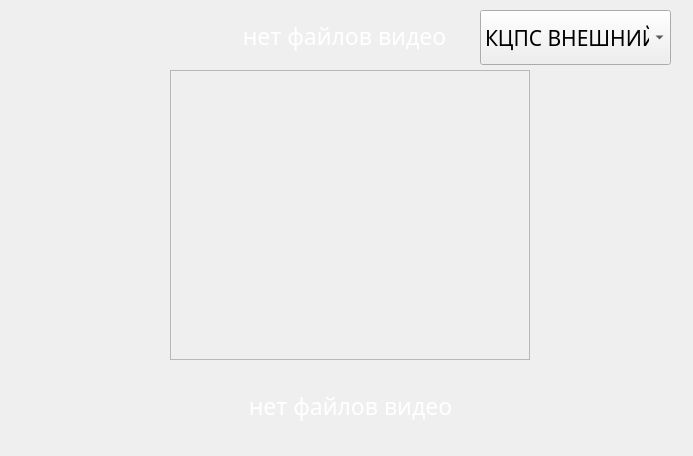
<?xml version="1.0" encoding="UTF-8"?>
<ui version="4.0">
 <class>ViewVideoClass</class>
 <widget class="QWidget" name="ViewVideoClass">
  <property name="windowModality">
   <enum>Qt::ApplicationModal</enum>
  </property>
  <property name="geometry">
   <rect>
    <x>0</x>
    <y>0</y>
    <width>693</width>
    <height>456</height>
   </rect>
  </property>
  <property name="windowTitle">
   <string>Form</string>
  </property>
  <property name="styleSheet">
   <string notr="true"/>
  </property>
  <widget class="QLabel" name="backgroundLbl">
   <property name="geometry">
    <rect>
     <x>0</x>
     <y>0</y>
     <width>692</width>
     <height>456</height>
    </rect>
   </property>
   <property name="styleSheet">
    <string notr="true">padding-right: 15px; /* make room for the arrows */
border-image: url(:/Pyramid/fon_next_menu.png);
border-width: 3;
</string>
   </property>
   <property name="text">
    <string/>
   </property>
  </widget>
  <widget class="QPushButton" name="left_video_but">
   <property name="geometry">
    <rect>
     <x>28</x>
     <y>320</y>
     <width>111</width>
     <height>111</height>
    </rect>
   </property>
   <property name="autoFillBackground">
    <bool>false</bool>
   </property>
   <property name="styleSheet">
    <string notr="true"> QPushButton:hover:pressed {
    padding-right: 15px; /* make room for the arrows */
	border-image: url(:/Pyramid/left_n.png);
     border-width: 3;}
 
QPushButton{
     padding-right: 15px; /* make room for the arrows */
	border-image: url(:/Pyramid/left.png);
     border-width: 3;}

 QPushButton:hover {
    padding-right: 15px; /* make room for the arrows */
	border-image: url(:/Pyramid/left.png);
     border-width: 3;}</string>
   </property>
   <property name="text">
    <string/>
   </property>
   <property name="flat">
    <bool>true</bool>
   </property>
  </widget>
  <widget class="QPushButton" name="right_video_but">
   <property name="geometry">
    <rect>
     <x>560</x>
     <y>320</y>
     <width>111</width>
     <height>111</height>
    </rect>
   </property>
   <property name="autoFillBackground">
    <bool>false</bool>
   </property>
   <property name="styleSheet">
    <string notr="true"> QPushButton:hover:pressed {
    padding-right: 15px; /* make room for the arrows */
	border-image: url(:/Pyramid/right_n.png);
     border-width: 3;}
 
QPushButton{
     padding-right: 15px; /* make room for the arrows */
	border-image: url(:/Pyramid/right.png);
     border-width: 3;}

 QPushButton:hover {
    padding-right: 15px; /* make room for the arrows */
	border-image: url(:/Pyramid/right.png);
     border-width: 3;}</string>
   </property>
   <property name="text">
    <string/>
   </property>
   <property name="flat">
    <bool>true</bool>
   </property>
  </widget>
  <widget class="QLabel" name="data_video_lbl">
   <property name="geometry">
    <rect>
     <x>150</x>
     <y>390</y>
     <width>401</width>
     <height>31</height>
    </rect>
   </property>
   <property name="palette">
    <palette>
     <active>
      <colorrole role="WindowText">
       <brush brushstyle="SolidPattern">
        <color alpha="255">
         <red>255</red>
         <green>255</green>
         <blue>255</blue>
        </color>
       </brush>
      </colorrole>
      <colorrole role="Text">
       <brush brushstyle="SolidPattern">
        <color alpha="255">
         <red>255</red>
         <green>255</green>
         <blue>255</blue>
        </color>
       </brush>
      </colorrole>
      <colorrole role="ButtonText">
       <brush brushstyle="SolidPattern">
        <color alpha="255">
         <red>255</red>
         <green>255</green>
         <blue>255</blue>
        </color>
       </brush>
      </colorrole>
     </active>
     <inactive>
      <colorrole role="WindowText">
       <brush brushstyle="SolidPattern">
        <color alpha="255">
         <red>255</red>
         <green>255</green>
         <blue>255</blue>
        </color>
       </brush>
      </colorrole>
      <colorrole role="Text">
       <brush brushstyle="SolidPattern">
        <color alpha="255">
         <red>255</red>
         <green>255</green>
         <blue>255</blue>
        </color>
       </brush>
      </colorrole>
      <colorrole role="ButtonText">
       <brush brushstyle="SolidPattern">
        <color alpha="255">
         <red>255</red>
         <green>255</green>
         <blue>255</blue>
        </color>
       </brush>
      </colorrole>
     </inactive>
     <disabled>
      <colorrole role="WindowText">
       <brush brushstyle="SolidPattern">
        <color alpha="255">
         <red>120</red>
         <green>120</green>
         <blue>120</blue>
        </color>
       </brush>
      </colorrole>
      <colorrole role="Text">
       <brush brushstyle="SolidPattern">
        <color alpha="255">
         <red>120</red>
         <green>120</green>
         <blue>120</blue>
        </color>
       </brush>
      </colorrole>
      <colorrole role="ButtonText">
       <brush brushstyle="SolidPattern">
        <color alpha="255">
         <red>120</red>
         <green>120</green>
         <blue>120</blue>
        </color>
       </brush>
      </colorrole>
     </disabled>
    </palette>
   </property>
   <property name="font">
    <font>
     <family>Trebuchet MS</family>
     <pointsize>17</pointsize>
     <stylestrategy>PreferDefault</stylestrategy>
    </font>
   </property>
   <property name="text">
    <string>нет файлов видео</string>
   </property>
   <property name="alignment">
    <set>Qt::AlignCenter</set>
   </property>
  </widget>
  <widget class="QLabel" name="statusVideo">
   <property name="geometry">
    <rect>
     <x>169</x>
     <y>20</y>
     <width>351</width>
     <height>31</height>
    </rect>
   </property>
   <property name="palette">
    <palette>
     <active>
      <colorrole role="WindowText">
       <brush brushstyle="SolidPattern">
        <color alpha="255">
         <red>255</red>
         <green>255</green>
         <blue>255</blue>
        </color>
       </brush>
      </colorrole>
      <colorrole role="Text">
       <brush brushstyle="SolidPattern">
        <color alpha="255">
         <red>255</red>
         <green>255</green>
         <blue>255</blue>
        </color>
       </brush>
      </colorrole>
      <colorrole role="ButtonText">
       <brush brushstyle="SolidPattern">
        <color alpha="255">
         <red>255</red>
         <green>255</green>
         <blue>255</blue>
        </color>
       </brush>
      </colorrole>
     </active>
     <inactive>
      <colorrole role="WindowText">
       <brush brushstyle="SolidPattern">
        <color alpha="255">
         <red>255</red>
         <green>255</green>
         <blue>255</blue>
        </color>
       </brush>
      </colorrole>
      <colorrole role="Text">
       <brush brushstyle="SolidPattern">
        <color alpha="255">
         <red>255</red>
         <green>255</green>
         <blue>255</blue>
        </color>
       </brush>
      </colorrole>
      <colorrole role="ButtonText">
       <brush brushstyle="SolidPattern">
        <color alpha="255">
         <red>255</red>
         <green>255</green>
         <blue>255</blue>
        </color>
       </brush>
      </colorrole>
     </inactive>
     <disabled>
      <colorrole role="WindowText">
       <brush brushstyle="SolidPattern">
        <color alpha="255">
         <red>120</red>
         <green>120</green>
         <blue>120</blue>
        </color>
       </brush>
      </colorrole>
      <colorrole role="Text">
       <brush brushstyle="SolidPattern">
        <color alpha="255">
         <red>120</red>
         <green>120</green>
         <blue>120</blue>
        </color>
       </brush>
      </colorrole>
      <colorrole role="ButtonText">
       <brush brushstyle="SolidPattern">
        <color alpha="255">
         <red>120</red>
         <green>120</green>
         <blue>120</blue>
        </color>
       </brush>
      </colorrole>
     </disabled>
    </palette>
   </property>
   <property name="font">
    <font>
     <family>Trebuchet MS</family>
     <pointsize>17</pointsize>
     <stylestrategy>PreferDefault</stylestrategy>
    </font>
   </property>
   <property name="text">
    <string>нет файлов видео</string>
   </property>
   <property name="alignment">
    <set>Qt::AlignCenter</set>
   </property>
  </widget>
  <widget class="QPushButton" name="send_video_but">
   <property name="enabled">
    <bool>true</bool>
   </property>
   <property name="geometry">
    <rect>
     <x>28</x>
     <y>30</y>
     <width>111</width>
     <height>111</height>
    </rect>
   </property>
   <property name="autoFillBackground">
    <bool>false</bool>
   </property>
   <property name="styleSheet">
    <string notr="true"> QPushButton:hover:pressed {
    padding-right: 15px; /* make room for the arrows */
	border-image: url(:/Pyramid/video_otpravit_n.png);
     border-width: 3;}
 
QPushButton{
     padding-right: 15px; /* make room for the arrows */
	border-image: url(:/Pyramid/video_otpravit.png);
     border-width: 3;}

 QPushButton:hover {
    padding-right: 15px; /* make room for the arrows */
	border-image: url(:/Pyramid/video_otpravit.png);
     border-width: 3;}</string>
   </property>
   <property name="text">
    <string/>
   </property>
   <property name="flat">
    <bool>true</bool>
   </property>
  </widget>
  <widget class="QLabel" name="captureLbl">
   <property name="geometry">
    <rect>
     <x>170</x>
     <y>70</y>
     <width>360</width>
     <height>290</height>
    </rect>
   </property>
   <property name="frameShape">
    <enum>QFrame::StyledPanel</enum>
   </property>
   <property name="text">
    <string/>
   </property>
   <property name="scaledContents">
    <bool>true</bool>
   </property>
  </widget>
  <widget class="QPushButton" name="playBut">
   <property name="geometry">
    <rect>
     <x>28</x>
     <y>180</y>
     <width>111</width>
     <height>111</height>
    </rect>
   </property>
   <property name="autoFillBackground">
    <bool>false</bool>
   </property>
   <property name="styleSheet">
    <string notr="true"> QPushButton:hover:pressed {
    padding-right: 15px; /* make room for the arrows */
	border-image: url(:/Pyramid/video_n1.png);
     border-width: 3;}
 
QPushButton{
     padding-right: 15px; /* make room for the arrows */
	border-image: url(:/Pyramid/video2.png);
     border-width: 3;}

 QPushButton:hover {
    padding-right: 15px; /* make room for the arrows */
	border-image: url(:/Pyramid/video2.png);
     border-width: 3;}
QPushButton:checked{
    padding-right: 15px; /* make room for the arrows */
	border-image: url(:/Pyramid/video_n1.png);
     border-width: 3;}
</string>
   </property>
   <property name="text">
    <string/>
   </property>
   <property name="checkable">
    <bool>true</bool>
   </property>
   <property name="checked">
    <bool>false</bool>
   </property>
   <property name="flat">
    <bool>true</bool>
   </property>
  </widget>
  <widget class="QPushButton" name="delVideoBut">
   <property name="geometry">
    <rect>
     <x>560</x>
     <y>120</y>
     <width>111</width>
     <height>115</height>
    </rect>
   </property>
   <property name="autoFillBackground">
    <bool>false</bool>
   </property>
   <property name="styleSheet">
    <string notr="true"> QPushButton:hover:pressed {
    padding-right: 15px; /* make room for the arrows */
	border-image: url(:/Pyramid/close_fw_n.png);
     border-width: 3;}
 
QPushButton{
     padding-right: 15px; /* make room for the arrows */
	border-image: url(:/Pyramid/close_fw.png);
     border-width: 3;}

 QPushButton:hover {
    padding-right: 15px; /* make room for the arrows */
	border-image: url(:/Pyramid/close_fw.png);
     border-width: 3;}</string>
   </property>
   <property name="text">
    <string/>
   </property>
   <property name="flat">
    <bool>true</bool>
   </property>
  </widget>
  <widget class="QComboBox" name="serv">
   <property name="geometry">
    <rect>
     <x>480</x>
     <y>10</y>
     <width>191</width>
     <height>55</height>
    </rect>
   </property>
   <property name="font">
    <font>
     <family>Trebuchet MS</family>
     <pointsize>16</pointsize>
    </font>
   </property>
   <property name="currentIndex">
    <number>0</number>
   </property>
   <item>
    <property name="text">
     <string>КЦПС ВНЕШНИЙ</string>
    </property>
   </item>
   <item>
    <property name="text">
     <string>КЦПС ВНУТР</string>
    </property>
   </item>
   <item>
    <property name="text">
     <string>ШТАБ ВНЕШНИЙ</string>
    </property>
   </item>
   <item>
    <property name="text">
     <string>ШТАБ ВНУТР</string>
    </property>
   </item>
   <item>
    <property name="text">
     <string>ВПУ ВНЕШНИЙ</string>
    </property>
   </item>
   <item>
    <property name="text">
     <string>ВПУ ВНУТР</string>
    </property>
   </item>
   <item>
    <property name="text">
     <string>ГКЦПС ВНЕШНИЙ</string>
    </property>
   </item>
   <item>
    <property name="text">
     <string>ГКЦПС ВНУТР</string>
    </property>
   </item>
  </widget>
 </widget>
 <resources>
  <include location="../Resources/PyramidWidgets.qrc"/>
 </resources>
 <connections/>
</ui>
